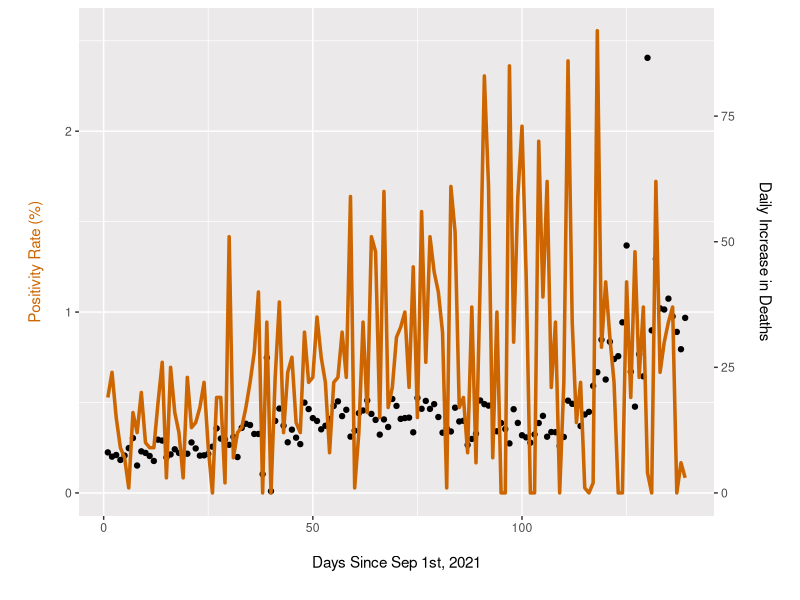

The R script that drew this image:
## GEOG3023 Statistics and Geographic Data
## Homework 2: Intro to R
## University of Colorado, Boulder
## Elliot Whitehead

install.packages("tidyverse")
library("ggplot2")
library(dplyr)

# For Rolling Averages
# install.packages("zoo")
# library(zoo)

## What to submit: your R script (this file) and your plots (either as jpgs or copy and pasted into a word file)

## HINT: Use the "Introduction_to_R" file as the first place to look if you're not sure how to do something!

# The enclosed 'ColoradoCovidRecent.csv' file contains the basic covid statistics for the state of Colorado since September 1st, 2021
# The following is the description of each column:
# Date: each day of record
# DayNumber: Days since September 1st
# State: Colorado
# death: accumulative number of death till each day
# deathIncrease: new confirmed death on each day
# positive: accumulative number of positive cases till each day
# positiveIncrease: new confirmed positive cases on each day
# totalTestResults: accumulative number of test conducted till that day
# totalTestResultsIncrease: new tests on each day

# Here is the code to load the csv file
# Note, please first check where the file ColoradoCovidRecent.csv file located. 
# You may have to set your working directory to that location (where R looks for files by default)
# before opening the file (you can go to Tools -> GlobalOptions -> General to set the default working directory)
# OR you can set it with setwd() (see bottom of Introduction_to_R script)
covid = read.csv('lab_02/ColoradoCovidRecent.csv')

# Question 1 (25pts): Please find which date has:
# 1: the most increased death and 
index_of_max_deaths <- which.max(covid$deathIncrease)
cat("Date of greatest increase in deaths:", covid[index_of_max_deaths,]$Date)

# 2: which date has the most increased positive cases
index_of_max_pos_inc <- which.max(covid$positiveIncrease)
cat("Date of greatest increase in Positive Tests: ", covid[index_of_max_pos_inc,]$Date)

# 3: and which date has the most tests
index_of_max_tests <- which.max(covid$totalTestResultsIncrease)
print(index_of_max_tests)
cat("Date of greatest number of tests: ", covid[index_of_max_tests,]$Date)




# Question 2 (25pts): In the data frame 'covid', please add a new column called 'positivityRate' to show the daily positive rate (positiveIncrease/totalTestResultsIncrease)
positive_inc <- covid$positiveIncrease
total_test_results_inc <- covid$totalTestResultsIncrease

positivity_rate <- positive_inc / total_test_results_inc
covid["positivityRate"] <- positivity_rate


# Question 3 (25pts): Based on the variable you added in Question 2, please plot:
#(a) the daily positivity rate over time
#(b) the daily deaths over time (this isn't a new variable, it was already there)

# TODO: Pair labels and data with matching colors
# TODO: would be nice to average positivity rate across 7 days.


# ggplot() + geom_line(data=covid, aes(dayNumber, positivityRate)) + ggtitle("COVID Positivty Rate: Sep 01, 2021 to Jan 17, 2022") + xlab("Days Since Sep 1st, 2021") + ylab("Positivity Rate") + geom_line(data=covid, aes(dayNumber, covid$deathIncrease/36 ))

y_axis_scaling_factor <- 36

ggplot(covid, aes(x=dayNumber)) +
  geom_point(aes(y=positivity_rate)) +
  geom_line(aes(y=deathIncrease / y_axis_scaling_factor), color="darkorange3", size=1.2) +
  xlab("Days Since Sep 1st, 2021") +
  scale_y_continuous(
    "Positivity Rate (%)",
    sec.axis = sec_axis(~ . * y_axis_scaling_factor, name="Daily Increase in Deaths")
  ) +
  theme(panel.background = element_rect(fill = "#EBE9E9")) +
  theme(axis.title.y = element_text(color="darkorange3", margin = margin(t = 0, r = 15, b = 0, l = 15))) +
  theme(axis.title.y.right = element_text(color="black", margin = margin(t = 0, r = 15, b = 0, l = 15))) +
  theme(axis.title.x = element_text(margin = margin(t=15, b=15)))


# Then, in the comments interpret the trends over the time
# A few lines of comments can be used to interpret the trends. Remember, to insert a comment use a "#" at the start of the line
# Hint: Use dayNumber as your X variable in your plot! You can label your x-axis as "days since 9/1/2021"




# Question 4 (25pts): Make a histogram of the daily positivity rate
# Is the distribution left-skewed, right-skewed, or fairly symmetric? Answer in the comments





# End! Once you're done, make sure to save this script (File -> Save)
# Then you can copy and paste your plots into a word file or save them as image files 
# by clicking the "Export" button in the Plots pane
# On Canvas, you'll submit this file and your 4 plots:
# 1. Daily positivity rate over time
# 2. Daily deaths over time
# 3. Your histogram of the daily positivity rate
